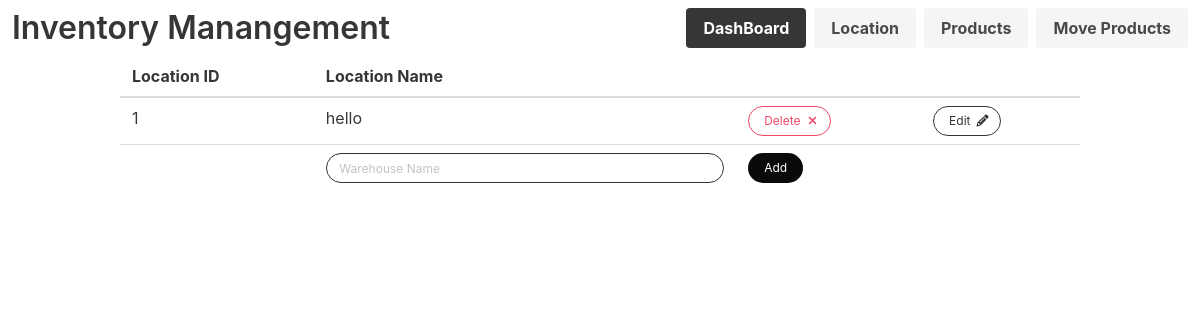
Page /location on the earlier database version.
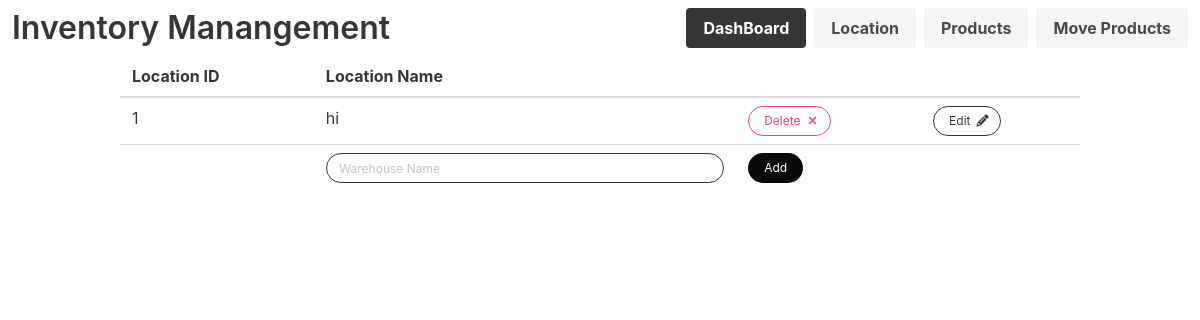
Same page on the later database version.
### tables this page shows
CREATE TABLE location(loc_id INTEGER PRIMARY KEY AUTOINCREMENT,
                                 loc_name TEXT UNIQUE NOT NULL);

### app.py (the view, shortened to what this page needs)
@app.route('/location', methods=['POST', 'GET'])
def location():
    init_database()
    msg = None
    db = sqlite3.connect(DATABASE_NAME)
    cursor = db.cursor()
    cursor.execute("SELECT * FROM location")
    warehouse_data = cursor.fetchall()
    return render('location.html',
                  link=link, warehouses=warehouse_data, transaction_message=msg,
                  title="Warehouse Locations")

### templates/location.html (shortened to what this page needs)
{% extends 'base-template.html' %}
{% block content %}
<div class="container">
    <table class="table  is-fullwidth">
        <thead>
            <th scope="col">Location ID</th>
            <th scope="col">Location Name</th>
            <th></th>
            <th></th>
        </thead>
        <tbody>
            {% for location in warehouses %}
                <tr>
                    <td>{{ location[0] }}</td>
                    <td>{{ location[1] }}</td>
                    <td>
                        <a href="{{ url_for('delete', loc_id=location[0], type='location') }}">
                            <button name="button" type="button" class="button is-danger is-rounded is-small is-outlined" value= "delete">
                                <span>Delete</span>
                                <span class="icon is-small">
                                    <i class="fa fa-times"></i>
                                </span>
                            </button>
                        </a>
                    </td>
                        <td>
                            <a name="button" value= "edit" type="button" class="button is-dark is-rounded is-small is-outlined modal-button" data-toggle="modal" data-target="#edit_{{ location[0] }}" >
                                <span>Edit</span>
                                <span class="icon is-small">
                                    <i class="fa fa-pencil"></i>
                                </span>
                            </a>
                        </td>
                    </tr>
                {% endfor %}
                <tr>
                    <form action = "{{url_for('location')}}" method = "POST">
                        <td></td>
                        <td>
                            <input class="input is-small is-dark is-rounded" name= "warehouse_name" placeholder="Warehouse Name" required autofocus>
                        </td>
                        <td>
                            <input type= "submit" class="button is-black is-small is-rounded" value= "Add" /><br>
                        </td>
                    </form>
                </tr>
            </tbody>
        </table>
    </div>
 {% endblock %}

Differences in the rows shown:
changed location id 1: loc_name "hello" → "hi"
